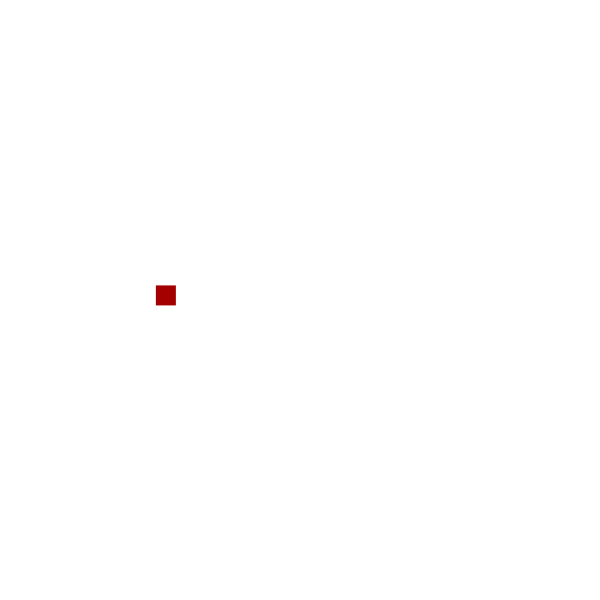
Frame 1 (no input)
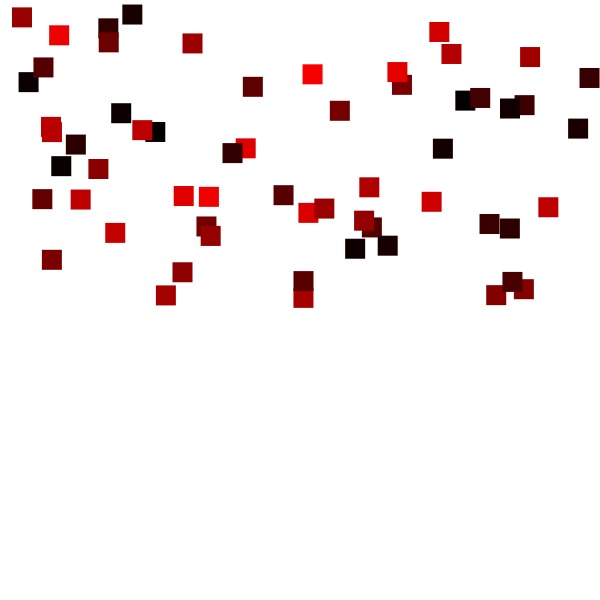
Frame 60 (the mouse pressed at the canvas centre just before this capture)
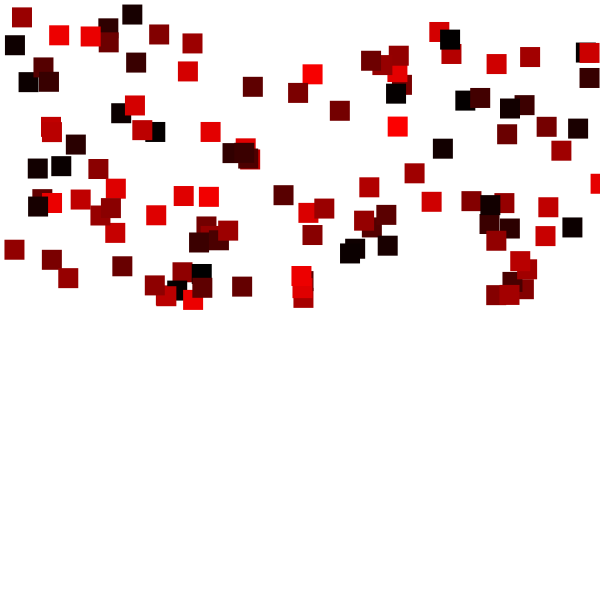
Frame 120 (the mouse held since frame 60 and released just before this capture)

The Processing sketch that drew these frames (run headless with seeded random() and noise(); from frame 60 on, the mouse is pressed at the canvas centre):

// Processing sketch: catapora
// ── catapora.pde
void setup()
{
  size(600, 600);
  background(255);
  noStroke();
}

void draw()
{
  fill(random(255), 0, 0);
  rect(random(600), random(300), 20, 20);
}
